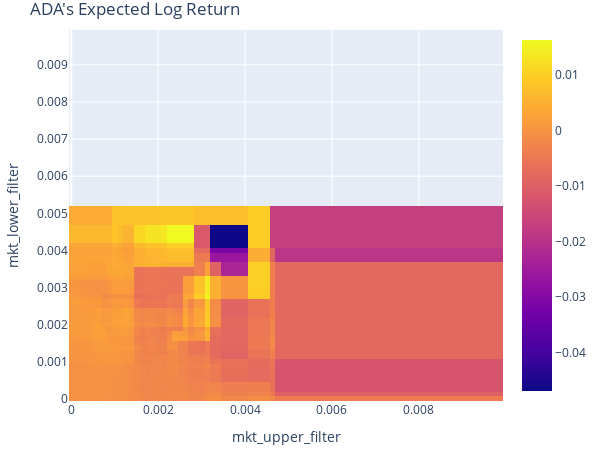
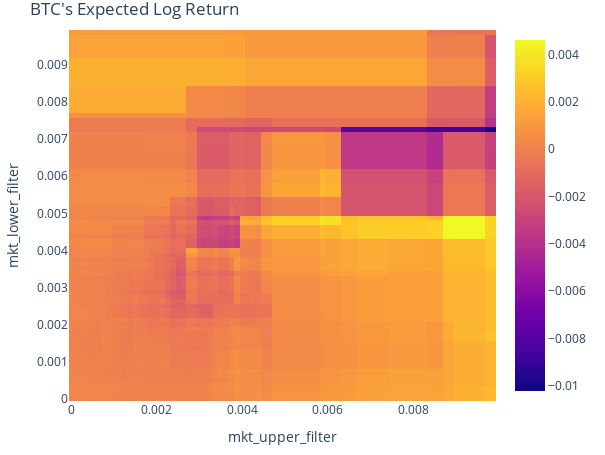

The code cell stored with these charts, in order, in its notebook:
### Code cell
ada_port.expected_log_returns().vbt.heatmap(title="ADA's Expected Log Return").show()
btc_port.expected_log_returns().vbt.heatmap(title="BTC's Expected Log Return").show()
